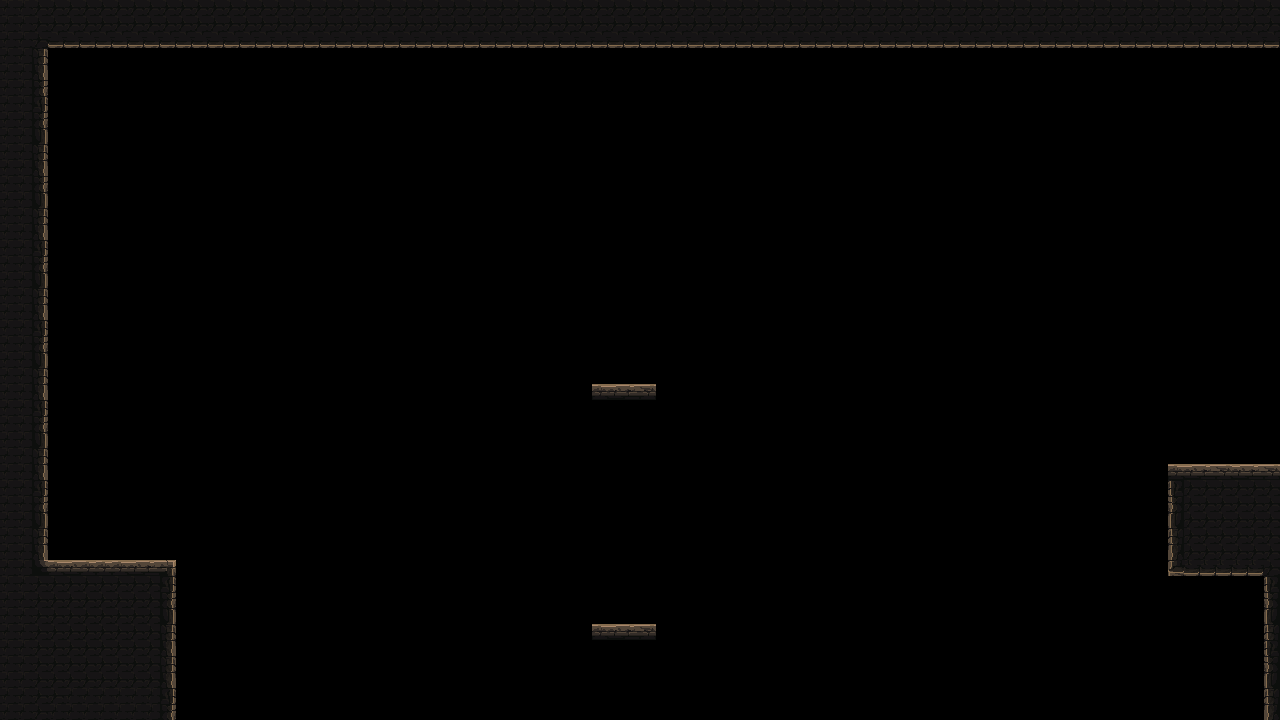

This game map was drawn from its Tiled (.tmx) file and the tilesets committed beside it. A one-line description and the trimmed map source follow:
An orthogonal 80x45 tile map with 16x16 px tiles, 1 tile layer (platform).

<map version="1.4" tiledversion="1.4.3" orientation="orthogonal" renderorder="right-down" width="80" height="45" tilewidth="16" tileheight="16" infinite="0" nextlayerid="2" nextobjectid="1">
 <tileset firstgid="1" name="mainlevbuild_A" tilewidth="16" tileheight="16" tilecount="4096" columns="64">
  <image source="mainlevbuild_A.png" width="1024" height="1024" />
 </tileset>
 <layer id="1" name="platform" width="80" height="45">
  <data>[3600 cells, 512 non-empty, 21 distinct tile ids]</data>
 </layer>
</map>
